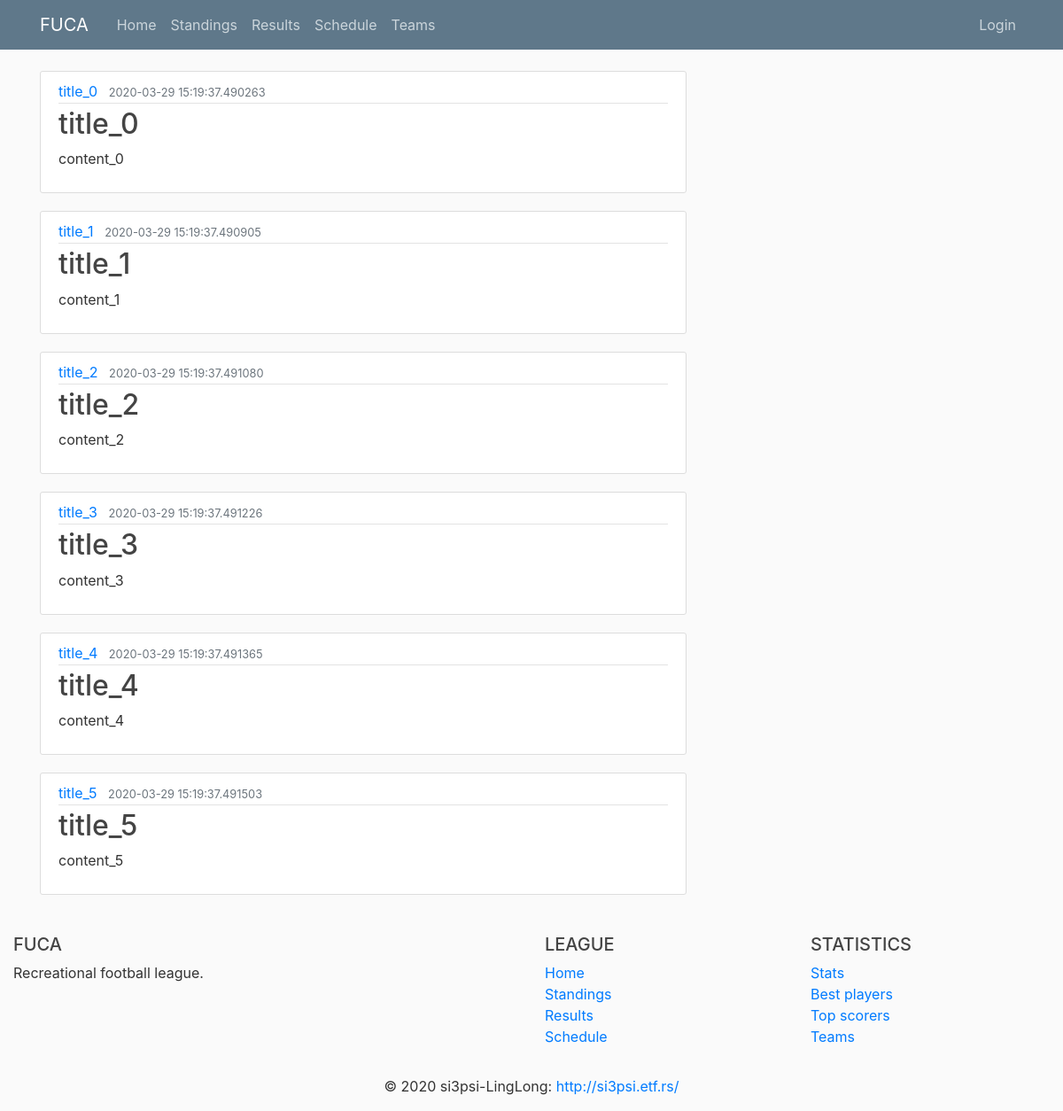
Page /home on the earlier database version.
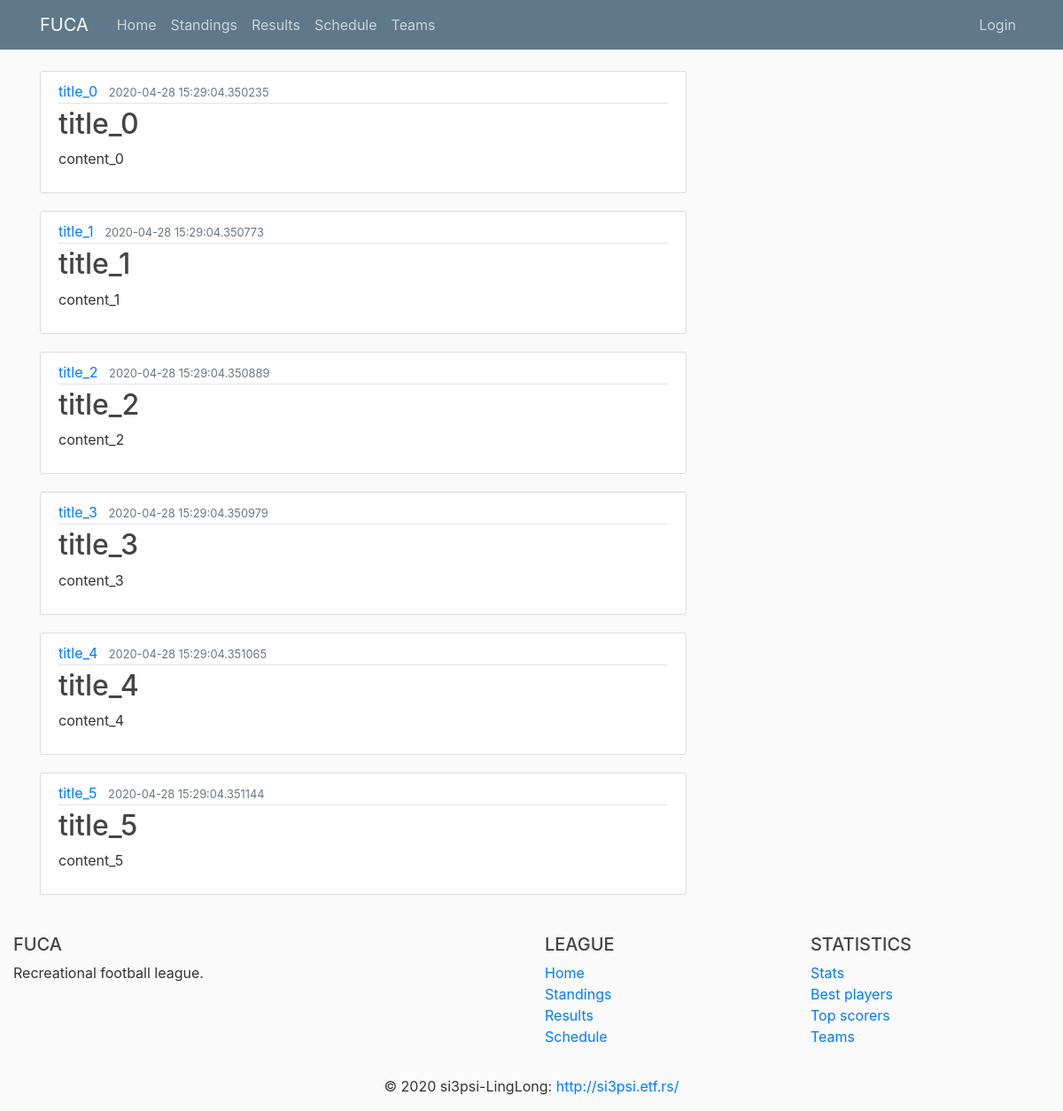
Same page on the later database version.
### fuca/models.py (models this page shows, shortened)
class News(db.Model):
    __tablename__ = 'news'
    id          = db.Column(db.Integer,     primary_key=True)
    date        = db.Column(db.DateTime,    nullable=False, default=datetime.utcnow)
    title       = db.Column(db.String(100), nullable=False)
    content     = db.Column(db.Text,        nullable=False)
    def jinja_dict(self):
        return {'news_title'    : self.title,
                'content'       : self.content,
                'date'          : str(self.date)}

### fuca/routes.py (the view)
@app.route("/")
@app.route("/home")
def home():
    news_db = News.query.all()
    news_list = [news.jinja_dict() for news in news_db]
    return render_template('home.html', newslist=news_list)

### fuca/templates/home.html
{% extends 'layout.html' %}
{% block content %}
    {% for news in newslist %}
        <article class="media content-section">
            <div class="media-body">
            <div class="article-metadata">
                <a class="mr-2" href="#">{{ news.news_title }}</a>
                <small class="text-muted">{{ news.date }}</small>
            </div>
            <h2><a class="article-title" href="#">{{ news.news_title }}</a></h2>
            <p class="article-content">{{ news.content }}</p>
            </div>
        </article>
    {% endfor %}
{% endblock content %}

### fuca/templates/layout.html (shortened to what this page needs)
<!DOCTYPE html>
<html>
    <head>
        <link   rel="stylesheet"
                href="https://maxcdn.bootstrapcdn.com/bootstrap/4.0.0/css/bootstrap.min.css"
>
        <link rel="stylesheet" type="text/css" href="{{ url_for('static', filename='main.css') }}">
    </head>
    <body>
        <header class="site-header">
            <nav class="navbar navbar-expand-md navbar-dark bg-steel fixed-top">
                <div class="container">
                    <a class="navbar-brand mr-4" href="/">FUCA</a>
                    <div class="collapse navbar-collapse" id="navbarToggle">
                        <div class="navbar-nav mr-auto">
                            <a class="nav-item nav-link" href="{{ url_for('home') }}"> Home</a>
                            <a class="nav-item nav-link" href="{{ url_for('standings') }}"> Standings </a>
                            <a class="nav-item nav-link" href="{{ url_for('results') }}"> Results </a>
                            <a class="nav-item nav-link" href="{{ url_for('schedule') }}"> Schedule </a>
                            <a class="nav-item nav-link" href="{{ url_for('teams') }}"> Teams </a>
                        </div>
                        <div class="navbar-nav">
                            <a class="nav-item nav-link" href="{{ url_for('login') }}">Login</a>
                        </div>
                    </div>
                </div>
            </nav>
        </header>
        <main role="main" class="container">
            <div class="row">
                <div class="col-md-8">
                    {% block content %}{% endblock %}
                </div>
            </div>
        </main>
        <footer class="page-footer font-small blue pt-4">
            <div class="container-fluid text-center text-md-left">
                <div class="row">
                    <div class="col-md-6 mt-md-0 mt-3">
                        <h5 class="text-uppercase">FUCA</h5>
                        <p>Recreational football league.</p>
                    </div>
                    <div class="col-md-3 mb-md-0 mb-3">
                        <h5 class="text-uppercase">League</h5>
                        <ul class="list-unstyled">
                            <li>
                                <a href="#!">Home</a>
                            </li>
                            <li>
                                <a href="#!">Standings</a>
                            </li>
                            <li>
                                <a href="#!">Results</a>
                            </li>
                            <li>
                                <a href="#!">Schedule</a>
                            </li>
                        </ul>
                    </div>
                    <div class="col-md-3 mb-md-0 mb-3">
                        <h5 class="text-uppercase">Statistics</h5>
                        <ul class="list-unstyled">
                            <li>
                                <a href="#!">Stats</a>
                            </li>
                            <li>
                                <a href="#!">Best players</a>
                            </li>
                            <li>
                                <a href="#!">Top scorers</a>
                            </li>
                            <li>
                                <a href="#!">Teams</a>
                            </li>
                        </ul>
                    </div>
                </div>
            </div>
            <div class="footer-copyright text-center py-3">© 2020 si3psi-LingLong:
                <a href="http://si3psi.etf.rs/"> http://si3psi.etf.rs/ </a>
            </div>
        </footer>
    </body>
</html>

### fuca/static/main.css (style rules this page uses)
body { background: #fafafa; color: #333333; margin-top: 5rem; }
h1, h2, h3, h4, h5, h6 { color: #444444; }
.bg-steel { background-color: #5f788a; }
.site-header .navbar-nav .nav-link { color: #cbd5db; }
.content-section { background: #ffffff; padding: 10px 20px; border: 1px solid #dddddd; border-radius: 3px; margin-bottom: 20px; }
.article-title { color: #444444; }
.article-content { white-space: pre-line; }
.article-metadata { padding-bottom: 1px; margin-bottom: 4px; border-bottom: 1px solid #e3e3e3 }

Differences in the rows shown:
changed News "title_0": date "2020-03-29 15:19:37.490263" → "2020-04-28 15:29:04.350235"
changed News "title_1": date "2020-03-29 15:19:37.490905" → "2020-04-28 15:29:04.350773"
changed News "title_2": date "2020-03-29 15:19:37.491080" → "2020-04-28 15:29:04.350889"
changed News "title_3": date "2020-03-29 15:19:37.491226" → "2020-04-28 15:29:04.350979"
changed News "title_4": date "2020-03-29 15:19:37.491365" → "2020-04-28 15:29:04.351065"
changed News "title_5": date "2020-03-29 15:19:37.491503" → "2020-04-28 15:29:04.351144"
